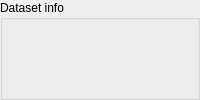
<ui version="4.0">
 <class>DatasetInfoGroupBox</class>
 <widget class="QGroupBox" name="DatasetInfoGroupBox">
  <property name="minimumSize">
   <size>
    <width>200</width>
    <height>0</height>
   </size>
  </property>
  <property name="title">
   <string>Dataset info</string>
  </property>
  <layout class="QFormLayout" name="formLayoutSelectedDatasetInfo">
   <property name="fieldGrowthPolicy">
    <enum>QFormLayout::AllNonFixedFieldsGrow</enum>
   </property>
  </layout>
 </widget>
 <resources/>
 <connections/>
</ui>
